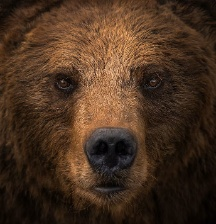
#> input picture data/stage1/TRATADO_bear01.jpg, 216 x 224 px
$ python -i utilsStage2.py   (imports and definitions only)
#> lines starting #> are read from the running program, lines starting #| are printed output that depends on the picture
import cv2
import numpy as np
from PIL import Image
import torchvision.transforms as transforms
import os

def tratamento_avancado(caminho_imagem):
    # 1. Carregar com OpenCV (em Grayscale direto)
#> called with caminho_imagem = '../../data/stage1/TRATADO_bear01.jpg'
    img = cv2.imread(caminho_imagem, cv2.IMREAD_GRAYSCALE)
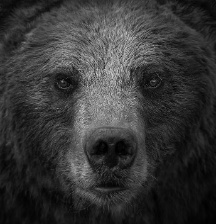
#> img: shape (224, 216); min 0, max 205, mean 54

    if img is None: return None

    # --- PASSO A: CLAHE (Melhorar Contraste Local) ---
    # clipLimit=2.0 impede que fique com ruído demais
    # tileGridSize=(8,8) divide a imagem em pedacinhos para ajustar a luz localmente
    clahe = cv2.createCLAHE(clipLimit=2.0, tileGridSize=(8,8))
    img_clahe = clahe.apply(img)
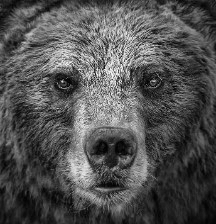
#> img_clahe: shape (224, 216); min 1, max 251, mean 81.9

    # --- PASSO 2: FILTRO DE MEDIANA (O "Exterminador de Pelos") ---
    # Diferente do Gaussian, a Mediana substitui o pixel pelo valor central da vizinhança.
    # Isso remove fios isolados de pelo sem borrar as bordas principais.
    # O kernel deve ser ímpar (5 ou 7 são ideais para fotos de rosto).
    img_median = cv2.medianBlur(img_clahe, 5)
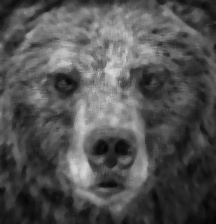
#> img_median: shape (224, 216); min 6, max 215, mean 81.8

    # 3. FILTRO BILATERAL (O Substituto do Blur + Sharpen)
    # Parâmetros explicados abaixo:
    # d=9: Diâmetro da vizinhança (olha 9 pixels em volta).
    # sigmaColor=75: Quão diferente a cor tem que ser para manter a borda.
    #    (Alto = borra pelos com cores parecidas, mas mantém contraste forte).
    # sigmaSpace=75: O quanto o blur se espalha geograficamente.

    img_bilateral = cv2.bilateralFilter(img_median, d=9, sigmaColor=75, sigmaSpace=75)

    # --- PASSO 4: FECHAMENTO MORFOLÓGICO (Unificação de Estrutura) ---
    # Substituímos a Erosão pura pelo Closing (Dilatação seguida de Erosão).
    # Isso "fecha" os espaços pretos entre os pelos, criando uma massa sólida.
    # É excelente para dar ao animal uma aparência de "estátua" ou "pele lisa".
    kernel = np.ones((3,3), np.uint8)
    img_final = cv2.morphologyEx(img_bilateral, cv2.MORPH_CLOSE, kernel)

    # Neutralizando texturas de pelagem agressivamente
    # img_final = cv2.bilateralFilter(img_final, d=15, sigmaColor=150, sigmaSpace=75)
    img_final = cv2.bilateralFilter(img_final, d=12, sigmaColor=100, sigmaSpace=75)
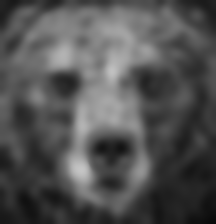
#> img_final: shape (224, 216); min 9, max 197, mean 82

    # --- CONVERSÃO PARA IA ---
    # O OpenCV usa NumPy, mas a IA (PyTorch) quer PIL Image e RGB
    # Transformamos de volta para RGB (copiando os canais cinzas)
    img_final = cv2.cvtColor(img_final, cv2.COLOR_GRAY2RGB)
#> img_final: shape (224, 216, 3)

    return img_final

def ProcessImageStage2(imgPath, TAMANHO_FINAL=224, PASTA_SAIDA="data/stage2"):
    img = tratamento_avancado(imgPath)

    final = cv2.cvtColor(img, cv2.COLOR_BGR2GRAY)
    # final = img
    h,w = final.shape
#> h = 224; w = 216
    dimFactor = TAMANHO_FINAL/max(w,h)
#> dimFactor = 1

    hborder = TAMANHO_FINAL - h*dimFactor
#> hborder = 0
    wborder = TAMANHO_FINAL - w*dimFactor
#> wborder = 8

    final = cv2.resize(final, (int(w/2), int(h/2)))
    final = cv2.resize(final, (int(w), int(h)))
#> final: shape (224, 216)

    final = cv2.copyMakeBorder(
        final,
        int(hborder//2), int((hborder+1)//2), int(wborder//2), int((wborder+1)//2),
        cv2.BORDER_CONSTANT,
        value=[0] # Preto
    )
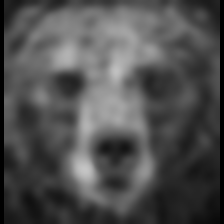
#> final: shape (224, 224); min 0, max 196, mean 79.1

    img_name = os.path.basename(imgPath)
    cv2.imwrite(os.path.join(PASTA_SAIDA, f"PROCESSADO_{img_name}"), final)

# Exemplo de uso no loop:
# imagem_pil = tratamento_avancado("leao.jpg")
# tensor = preprocessamento_ia(imagem_pil)

>>> result = ProcessImageStage2('../../data/stage1/TRATADO_bear01.jpg')

$ run again, on data/stage1/TRATADO_bear02.jpg
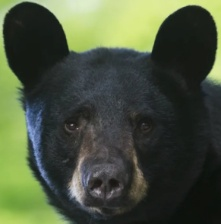
#> input picture data/stage1/TRATADO_bear02.jpg, 221 x 224 px
#> in tratamento_avancado, `img = cv2.imread(caminho_imagem, cv2.IMREAD_GRAYSCALE)`:
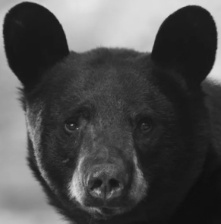
#> img: shape (224, 221); min 13, max 230, mean 77.2
#> in ProcessImageStage2, `final = cv2.copyMakeBorder( final, int(hborder//2), int((hborder+1)//2..`:
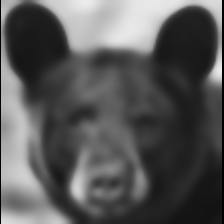
#> final: shape (224, 224); min 0, max 236, mean 88

$ run again, on data/stage1/TRATADO_bear04.jpg
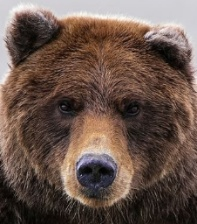
#> input picture data/stage1/TRATADO_bear04.jpg, 197 x 224 px
#> in tratamento_avancado, `img_bilateral = cv2.bilateralFilter(img_median, d=9, sigmaColor=75, si..`:
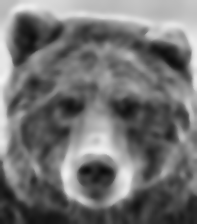
#> img_bilateral: shape (224, 197); min 11, max 245, mean 114.3
#> in ProcessImageStage2, `final = cv2.copyMakeBorder( final, int(hborder//2), int((hborder+1)//2..`:
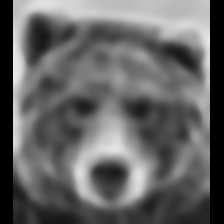
#> final: shape (224, 224); min 0, max 235, mean 100.6

$ run again, on data/stage1/TRATADO_bear05.jpg
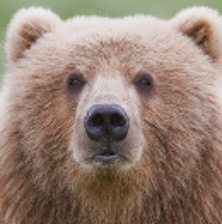
#> input picture data/stage1/TRATADO_bear05.jpg, 222 x 224 px
#> in tratamento_avancado, `img = cv2.imread(caminho_imagem, cv2.IMREAD_GRAYSCALE)`:
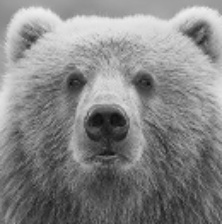
#> img: shape (224, 222); min 13, max 241, mean 132.9
#> in tratamento_avancado, `img_final = cv2.bilateralFilter(img_final, d=12, sigmaColor=100, sigma..`:
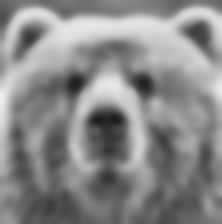
#> img_final: shape (224, 222); min 27, max 237, mean 137
